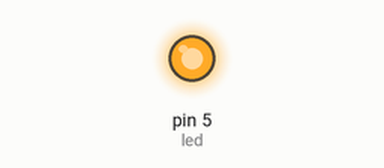
Simulated run of this sketch. Board: Arduino Uno, built with avr-gcc and run on an emulated ATmega328P. Parts: output pins drawn as LEDs (lit = HIGH).

Above: at 0.05 s.
At 4.5 s:
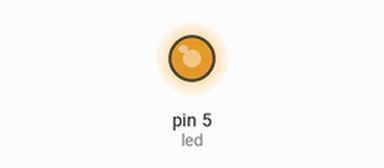
At 9.0 s:
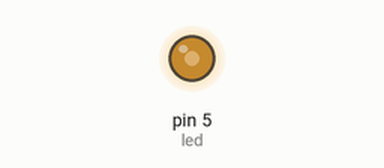
At 12.0 s:
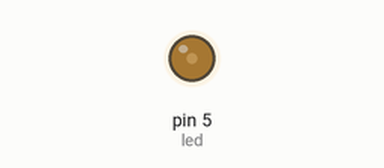
Timing chart, 0 to 15.6 s (numbered marks = the images above):
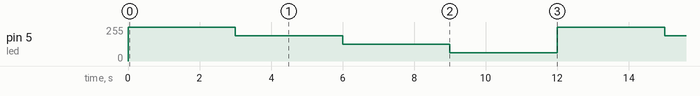

Measured:
- by itself, pin 5 (led): repeats every 12.0 s: 191/255 3.0 s, 127/255 3.0 s, 63/255 3.0 s, 255/255 3.0 s

The sketch:

Exercise_4_alternative.ino
```cpp
/*  Arduino learning
 *  Exercise #4
 *
 */

int led = 5;  //pin 5 is a PWM pin
int delayLength = 3000;


void setup()
{
  pinMode(led,OUTPUT);  //set pin 5 as output
}

void loop()
{
  for(int x = 100; x > 0; x = x - 25)
  {
    int percent = 255 * x / 100;  //convert the percentage value x to the equiv PWM number
    analogWrite(led,percent);
    //analogWrite(led,255 * x / 100);   //this also works the int percent var is not needed
    delay(delayLength);
  }
}
```
